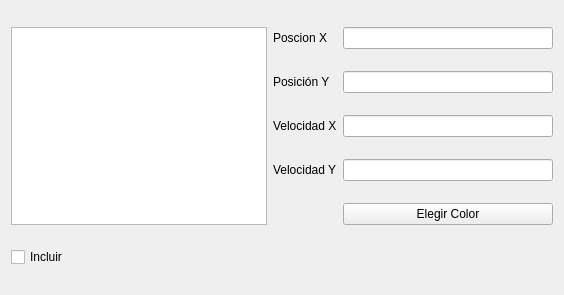
<?xml version="1.0" encoding="UTF-8"?>
<ui version="4.0">
 <class>WidgetDatosBola</class>
 <widget class="QWidget" name="WidgetDatosBola">
  <property name="geometry">
   <rect>
    <x>0</x>
    <y>0</y>
    <width>564</width>
    <height>295</height>
   </rect>
  </property>
  <property name="windowTitle">
   <string>Form</string>
  </property>
  <layout class="QGridLayout" name="gridLayout">
   <item row="4" column="2">
    <widget class="QPushButton" name="botonColor">
     <property name="text">
      <string>Elegir Color</string>
     </property>
    </widget>
   </item>
   <item row="0" column="1">
    <widget class="QLabel" name="label">
     <property name="text">
      <string>Poscion X</string>
     </property>
    </widget>
   </item>
   <item row="0" column="2">
    <widget class="QLineEdit" name="lineEdit"/>
   </item>
   <item row="1" column="1">
    <widget class="QLabel" name="label_2">
     <property name="text">
      <string>Posición Y</string>
     </property>
    </widget>
   </item>
   <item row="1" column="2">
    <widget class="QLineEdit" name="lineEdit_2"/>
   </item>
   <item row="2" column="1">
    <widget class="QLabel" name="label_3">
     <property name="text">
      <string>Velocidad X</string>
     </property>
    </widget>
   </item>
   <item row="2" column="2">
    <widget class="QLineEdit" name="lineEdit_3"/>
   </item>
   <item row="3" column="1">
    <widget class="QLabel" name="label_4">
     <property name="text">
      <string>Velocidad Y</string>
     </property>
    </widget>
   </item>
   <item row="3" column="2">
    <widget class="QLineEdit" name="lineEdit_4"/>
   </item>
   <item row="5" column="0">
    <widget class="QCheckBox" name="checkIncluir">
     <property name="text">
      <string>Incluir</string>
     </property>
    </widget>
   </item>
   <item row="0" column="0" rowspan="5">
    <widget class="QTableView" name="tablaDatos"/>
   </item>
  </layout>
 </widget>
 <resources/>
 <connections/>
</ui>
